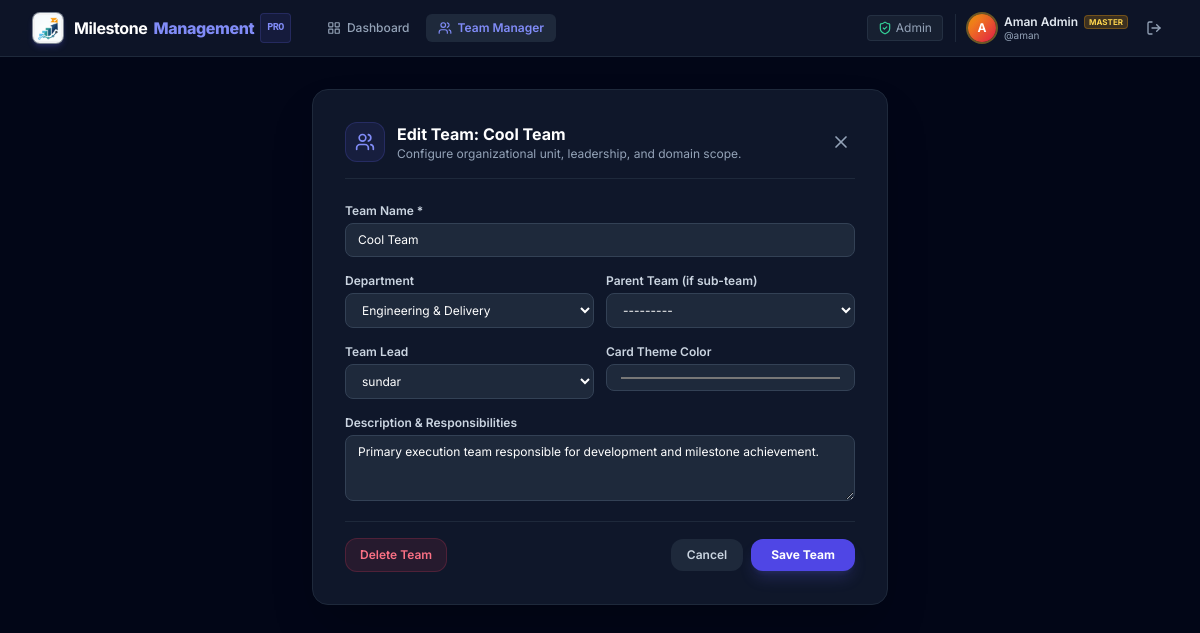
The page /teams/9/edit/ (signed in) on the database its author committed.
### teams/models.py (models this page shows, shortened)
class Team(models.Model):
    name = models.CharField(max_length=120, db_index=True)
    code = models.SlugField(max_length=64, unique=True, blank=True)
    description = models.TextField(blank=True, default='')
    department = models.ForeignKey(
        Department,
        on_delete=models.SET_NULL,
        null=True,
        blank=True,
        related_name='teams'
    )
    parent_team = models.ForeignKey(
        'self',
        on_delete=models.SET_NULL,
        null=True,
        blank=True,
        related_name='sub_teams'
    )
    lead = models.ForeignKey(
        settings.AUTH_USER_MODEL,
        on_delete=models.SET_NULL,
        null=True,
        blank=True,
        related_name='led_teams'
    )
    color = models.CharField(max_length=20, default='#6366f1', help_text="Badge hex color for UI cards")
    created_at = models.DateTimeField(auto_now_add=True)
    updated_at = models.DateTimeField(auto_now=True)
    class Meta:
        ordering = ['name']
        verbose_name = 'Team'
        verbose_name_plural = 'Teams'
    def __str__(self):
        if self.department:
            return f"[{self.department.name}] {self.name}"
        return self.name

### teams/views.py (the view)
# urls.py: path('<int:pk>/edit/', views.team_edit_view, name='team_edit'),
@login_required
def team_edit_view(request, pk):
    team = get_object_or_404(Team, pk=pk)
    if request.method == 'POST':
        form = TeamForm(request.POST, instance=team)
        if form.is_valid():
            team = form.save()
            messages.success(request, f"Team '{team.name}' updated successfully.")
            return redirect('teams:team_detail', pk=team.pk)
        else:
            for field, errors in form.errors.items():
                for error in errors:
                    messages.error(request, f"{field.capitalize()}: {error}")
    else:
        form = TeamForm(instance=team)
    return render(request, 'teams/team_form.html', {'form': form, 'team': team, 'title': f'Edit Team: {team.name}'})

### teams/models.py (called while the page is built)
    def __str__(self):
        if self.parent:
            return f"{self.parent.name} / {self.name}"
        return self.name

### templates/teams/team_form.html (shortened to what this page needs)
{% extends 'base.html' %}
{% block content %}
<div class="flex-1 flex flex-col overflow-y-auto bg-slate-950 text-slate-200 py-8 px-4 sm:px-6 lg:px-8">
    <div class="max-w-xl mx-auto w-full bg-slate-900 border border-slate-800 rounded-2xl p-6 sm:p-8 shadow-2xl space-y-6">
        <div class="flex items-center justify-between pb-4 border-b border-slate-800">
            <div class="flex items-center gap-3">
                <div class="w-10 h-10 rounded-xl bg-brand-500/10 border border-brand-500/20 flex items-center justify-center text-brand-400">
                    <i data-lucide="users" class="w-5 h-5"></i>
                </div>
                <div>
                    <h1 class="text-base font-bold text-white">{{ title }}</h1>
                    <p class="text-xs text-slate-400">Configure organizational unit, leadership, and domain scope.</p>
                </div>
            </div>
            <a href="{% url 'teams:team_hierarchy' %}" class="text-slate-400 hover:text-white p-1 rounded-lg hover:bg-slate-800">
                <i data-lucide="x" class="w-5 h-5"></i>
            </a>
        </div>
        <form method="POST" class="space-y-4 text-xs">
            <div>
                <label class="block text-slate-300 font-semibold mb-1">Team Name *</label>
                {{ form.name }}
            </div>
            <div class="grid grid-cols-1 sm:grid-cols-2 gap-3">
                <div>
                    <label class="block text-slate-300 font-semibold mb-1">Department</label>
                    {{ form.department }}
                </div>
                <div>
                    <label class="block text-slate-300 font-semibold mb-1">Parent Team (if sub-team)</label>
                    {{ form.parent_team }}
                </div>
            </div>
            <div class="grid grid-cols-1 sm:grid-cols-2 gap-3">
                <div>
                    <label class="block text-slate-300 font-semibold mb-1">Team Lead</label>
                    {{ form.lead }}
                </div>
                <div>
                    <label class="block text-slate-300 font-semibold mb-1">Card Theme Color</label>
                    {{ form.color }}
                </div>
            </div>
            <div>
                <label class="block text-slate-300 font-semibold mb-1">Description & Responsibilities</label>
                {{ form.description }}
            </div>
            <div class="flex items-center justify-between pt-4 border-t border-slate-800">
                {% if team %}
                <button type="button" onclick="if(confirm('Are you sure you want to delete this team?')) document.getElementById('delete-form').submit();"
                        class="px-3.5 py-2 rounded-xl bg-rose-500/10 text-rose-400 hover:bg-rose-500/20 border border-rose-500/20 font-semibold transition-colors">
                    Delete Team
                </button>
                {% else %}
                <div></div>
                {% endif %}
                <div class="flex items-center gap-2">
                    <a href="{% url 'teams:team_hierarchy' %}" class="px-4 py-2 rounded-xl bg-slate-800 text-slate-300 hover:text-white font-semibold transition-colors">
                        Cancel
                    </a>
                    <button type="submit" class="px-5 py-2 rounded-xl bg-brand-600 hover:bg-brand-500 text-white font-bold shadow-lg shadow-brand-500/20 transition-all hover:scale-[1.02]">
                        Save Team
                    </button>
                </div>
            </div>
        </form>
    </div>
</div>
{% endblock %}

### templates/base.html (shortened to what this page needs)
<!DOCTYPE html>
<html lang="en" class="h-full bg-slate-900 text-slate-100">
<head>
    <script src="https://cdn.tailwindcss.com"></script>
    <link rel="stylesheet" href="https://cdn.jsdelivr.net/npm/frappe-gantt@0.6.1/dist/frappe-gantt.css">
    <link rel="stylesheet" href="/static/css/gantt_custom.css">
</head>
<body class="h-full flex flex-col font-sans antialiased selection:bg-brand-500 selection:text-white bg-slate-950 text-slate-200">
    <header class="bg-slate-900/90 backdrop-blur-md border-b border-slate-800 sticky top-0 z-40">
        <div class="max-w-7xl mx-auto px-4 sm:px-6 lg:px-8">
            <div class="flex items-center justify-between h-14">
                <div class="flex items-center space-x-6">
                    <a href="{% url 'dashboard' %}" class="flex items-center space-x-2.5 group">
                        <div class="w-8 h-8 rounded-lg overflow-hidden flex items-center justify-center bg-white/95 border border-slate-700/60 shadow-md shadow-brand-500/20 group-hover:scale-105 transition-transform p-0.5">
                            <img src="/static/img/logo_icon.png" alt="Milestone Management" class="w-full h-full object-contain">
                        </div>
                        <div class="flex flex-col">
                            <span class="font-bold text-base tracking-tight text-white flex items-center gap-1.5">
                                Milestone <span class="text-brand-400 font-extrabold">Management</span>
                                <span class="text-[10px] uppercase font-mono px-1.5 py-0.5 rounded bg-brand-500/10 text-brand-400 border border-brand-500/20">PRO</span>
                            </span>
                        </div>
                    </a>
                    {% if user.is_authenticated %}
                    <nav class="hidden md:flex items-center space-x-1">
                        <a href="{% url 'dashboard' %}" class="px-3 py-1.5 rounded-md text-xs font-medium transition-colors {% if request.resolver_match.url_name == 'dashboard' %}bg-slate-800 text-brand-400{% else %}text-slate-400 hover:text-slate-200 hover:bg-slate-800/50{% endif %} flex items-center gap-1.5">
                            <i data-lucide="layout-grid" class="w-3.5 h-3.5"></i>
                            Dashboard
                        </a>
                        <a href="{% url 'teams:team_hierarchy' %}" class="px-3 py-1.5 rounded-md text-xs font-medium transition-colors {% if 'teams' in request.resolver_match.app_names or request.resolver_match.url_name == 'team_management' %}bg-slate-800 text-brand-400 font-semibold{% else %}text-slate-400 hover:text-slate-200 hover:bg-slate-800/50{% endif %} flex items-center gap-1.5">
                            <i data-lucide="users" class="w-3.5 h-3.5"></i>
                            Team Manager
                        </a>
                    </nav>
                    {% endif %}
                </div>
                <div class="flex items-center space-x-3">
                    {% if user.is_authenticated %}
                    {% if user.is_staff %}
                    <a href="/admin/" target="_blank" class="hidden sm:flex items-center gap-1 text-xs text-slate-400 hover:text-slate-200 px-2.5 py-1 rounded bg-slate-800/60 border border-slate-700/50 transition-colors">
                        <i data-lucide="shield-check" class="w-3.5 h-3.5 text-emerald-400"></i>
                        <span>Admin</span>
                    </a>
                    {% endif %}
                    <div class="flex items-center space-x-3 pl-3 border-l border-slate-800">
                        <div class="flex items-center space-x-2">
                            <div class="w-7 h-7 rounded-full bg-gradient-to-br {% if user.username == 'aman' %}from-amber-500 to-rose-600 ring-2 ring-amber-400/40{% else %}from-indigo-500 to-purple-600{% endif %} flex items-center justify-center text-xs font-bold text-white shadow-inner">
                                {{ user.first_name|first|default:user.username|first|upper }}
                            </div>
                            <div class="hidden sm:flex flex-col text-left">
                                <div class="flex items-center gap-1.5">
                                    <span class="text-xs font-semibold text-slate-200 leading-tight">{{ user.get_full_name|default:user.username }}</span>
                                    {% if user.username == 'aman' %}
                                    <span class="px-1 py-0.2 rounded bg-amber-500/20 text-amber-300 text-[8px] font-bold border border-amber-500/30">MASTER</span>
                                    {% endif %}
                                </div>
                                <span class="text-[10px] text-slate-400 leading-tight">@{{ user.username }}</span>
                            </div>
                        </div>
                        <a href="{% url 'logout' %}" title="Logout" class="p-1.5 rounded-md text-slate-400 hover:text-rose-400 hover:bg-slate-800 transition-colors">
                            <i data-lucide="log-out" class="w-4 h-4"></i>
                        </a>
                    </div>
                    {% endif %}
                </div>
            </div>
        </div>
    </header>
    <main class="flex-1 flex flex-col min-h-0 overflow-y-auto">
        {% block content %}{% endblock %}
    </main>
</body>
</html>

### rows shown on the page
Team: name "Cool Team", department "Engineering & Delivery", parent_team "---------", lead "sundar", color "#6366f1", description "Primary execution team responsible for development and milestone achievement."

### other values the page prints
{{ user.first_name|first|default:user.username|first|upper }} "A"
{{ user.get_full_name|default:user.username }} "Aman Admin"
{{ user.username }} "aman"
{{ title }} "Edit Team: Cool Team"
